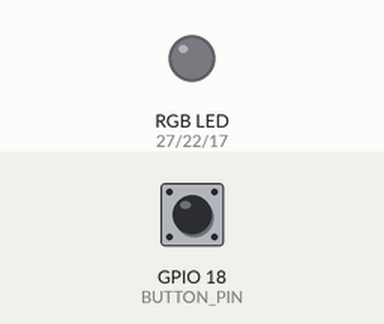
A program run on a simulated Raspberry Pi (BCM pin numbers). On the bench: an RGB LED mixed from three pins (HIGH = lit). Inputs (shaded band) come from the test bench; at power-on: GPIO 18 (BUTTON_PIN) HIGH. The clock reads 2024-03-15 10:24:30 at power-on unless the program sets it.

Above: at 1.2 s.
1.3 s: GPIO 18 (BUTTON_PIN) pulled LOW for 0.15 s
At 2.6 s:
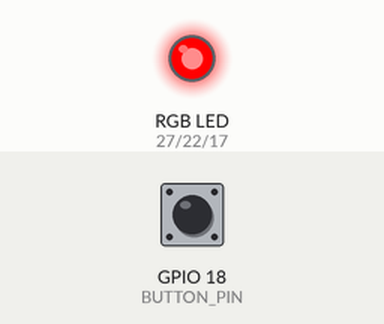
2.9 s: GPIO 18 (BUTTON_PIN) pulled LOW for 0.15 s
At 4.1 s:
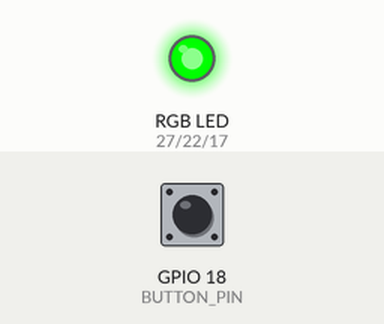
4.5 s: GPIO 18 (BUTTON_PIN) pulled LOW for 0.15 s
At 5.3 s:
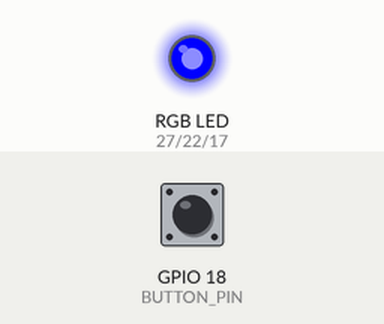
6.1 s: GPIO 18 (BUTTON_PIN) pulled LOW for 0.15 s
At 6.5 s:
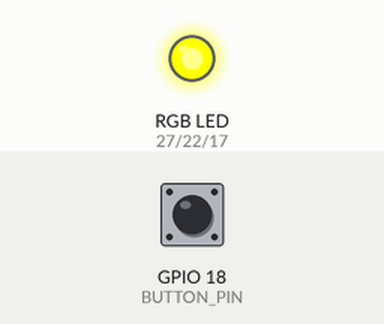
7.7 s: GPIO 18 (BUTTON_PIN) pulled LOW for 1 s
At 9.0 s:
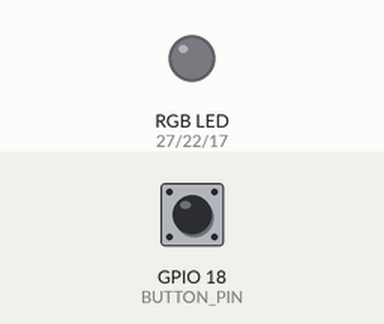
Timing chart, 0 to 10.7 s (numbered marks = the images above; inputs shaded):
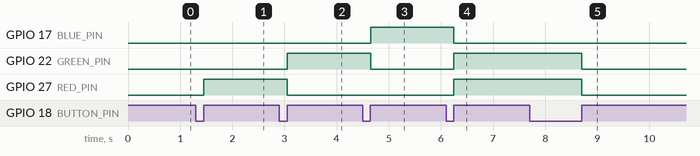

The program:

rgb_color_led.py
```python
import RPi.GPIO as GPIO
import time

# 핀 번호 설정
BUTTON_PIN =18
BLUE_PIN =17
GREEN_PIN =22
RED_PIN =27

# LED 색의 정보는 배열에 담음
led_states = [
  (GPIO.LOW, GPIO.LOW, GPIO.HIGH),  #빨강
  (GPIO.LOW, GPIO.HIGH, GPIO.LOW),  #초록
  (GPIO.HIGH, GPIO.LOW, GPIO.LOW),  #파랑
  (GPIO.LOW, GPIO.HIGH, GPIO.HIGH),  #노랑
  (GPIO.HIGH, GPIO.LOW, GPIO.HIGH),  #하늘
  (GPIO.HIGH, GPIO.HIGH, GPIO.LOW),  #보라
  (GPIO.HIGH, GPIO.HIGH, GPIO.HIGH),  #흰색
  (GPIO.LOW, GPIO.LOW, GPIO.LOW)   #LOW
]

led_index =0 # 현재 LED 상태의 인덱스 값

# GPIO 설정 함수
def setup_gpio():
  GPIO.setmode(GPIO.BCM)
  GPIO.setup(BUTTON_PIN, GPIO.IN, pull_up_down=GPIO.PUD_UP)
  GPIO.setup(BLUE_PIN, GPIO.OUT)
  GPIO.setup(GREEN_PIN, GPIO.OUT)
  GPIO.setup(RED_PIN, GPIO.OUT)

# LED를 모두 끄는 함수
def turn_off_leds():
  global led_index
  led_index = len(led_states) -1  # OFF 상태의 인덱스로 변경
  GPIO.output(BLUE_PIN, GPIO.LOW)
  GPIO.output(GREEN_PIN, GPIO.LOW)
  GPIO.output(RED_PIN, GPIO.LOW)

# LED의 색상을 변경하는 함수
def change_led_state():
  global led_index
  led_index = (led_index +1) %len(led_states)  # 다음 LED 상태로 이동
  GPIO.output(BLUE_PIN, led_states[led_index][0])
  GPIO.output(GREEN_PIN, led_states[led_index][1])
  GPIO.output(RED_PIN, led_states[led_index][2])

# 버튼 이벤트 콜백 함수
def button_callback(channel):
  start_time =time.time()

  while GPIO.input(BUTTON_PIN) == GPIO.LOW:
    time.sleep(0.01)

  button_press_duration =time.time() -start_time
  if button_press_duration >=1:
    turn_off_leds()
  else:
    change_led_state()

# GPIO 종료 함수
def cleanup_gpio():
  GPIO.cleanup()

# 메인 함수
def main():
  setup_gpio()
  turn_off_leds()
  GPIO.add_event_detect(BUTTON_PIN, GPIO.FALLING, callback=button_callback, bouncetime=300)

  try:
    while True:
      time.sleep(0.1)
  except KeyboardInterrupt:
    pass
  finally:
    cleanup_gpio()

if __name__=="__main__":
  main()
```

Measured:
- after the input at 1.3 s, GPIO 27 (RED_PIN): LOW → HIGH after 0.15 s
- after the input at 2.9 s, GPIO 22 (GREEN_PIN): LOW → HIGH after 0.15 s; GPIO 27 (RED_PIN): HIGH → LOW after 0.15 s
- after the input at 4.5 s, GPIO 17 (BLUE_PIN): LOW → HIGH after 0.15 s; GPIO 22 (GREEN_PIN): HIGH → LOW after 0.15 s
- after the input at 6.1 s, GPIO 17 (BLUE_PIN): HIGH → LOW after 0.15 s; GPIO 22 (GREEN_PIN), GPIO 27 (RED_PIN): LOW → HIGH after 0.15 s
- after the input at 7.7 s, GPIO 22 (GREEN_PIN), GPIO 27 (RED_PIN): HIGH → LOW after 1.0 s
